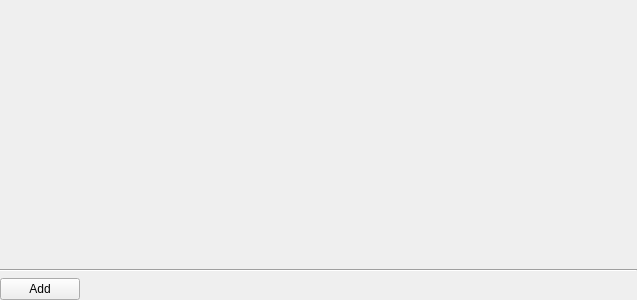
<?xml version="1.0" encoding="UTF-8"?>
<ui version="4.0">
 <class>ActionMap</class>
 <widget class="QWidget" name="ActionMap">
  <property name="geometry">
   <rect>
    <x>0</x>
    <y>0</y>
    <width>637</width>
    <height>300</height>
   </rect>
  </property>
  <layout class="QVBoxLayout" name="verticalLayout">
   <property name="margin">
    <number>0</number>
   </property>
   <item>
    <layout class="QVBoxLayout" name="actionMapLayout">
     <item>
      <spacer name="verticalSpacer">
       <property name="orientation">
        <enum>Qt::Vertical</enum>
       </property>
       <property name="sizeHint" stdset="0">
        <size>
         <width>20</width>
         <height>40</height>
        </size>
       </property>
      </spacer>
     </item>
    </layout>
   </item>
   <item>
    <widget class="Line" name="line">
     <property name="orientation">
      <enum>Qt::Horizontal</enum>
     </property>
    </widget>
   </item>
   <item>
    <layout class="QHBoxLayout" name="horizontalLayout_2">
     <item>
      <widget class="QPushButton" name="add">
       <property name="text">
        <string>Add</string>
       </property>
      </widget>
     </item>
     <item>
      <spacer name="horizontalSpacer">
       <property name="orientation">
        <enum>Qt::Horizontal</enum>
       </property>
       <property name="sizeHint" stdset="0">
        <size>
         <width>40</width>
         <height>20</height>
        </size>
       </property>
      </spacer>
     </item>
    </layout>
   </item>
  </layout>
 </widget>
 <resources/>
 <connections/>
</ui>
